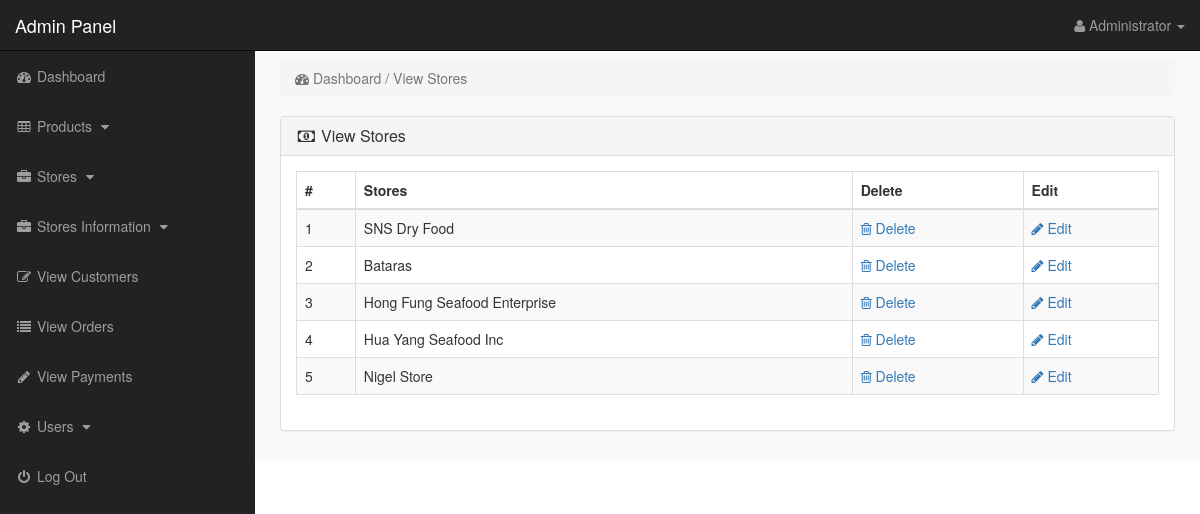
The app's page /admin_area/index.php?view_manufacturers (signed in) with its own data.
### tables this page shows
CREATE TABLE `manufacturers` (
  `manufacturer_id` int(10) NOT NULL,
  `manufacturer_title` text NOT NULL,
  `manufacturer_top` text NOT NULL,
  `manufacturer_image` text NOT NULL
);

### admin_area/view_manufacturers.php (the view)
<?php
if(!isset($_SESSION['admin_email'])){
echo "<script>window.open('login.php','_self')</script>";
}
else {
?>
<div class="row">
<div class="col-lg-12">
<ol class="breadcrumb">
<li class="active">
<i class="fa fa-dashboard"></i> Dashboard / View Stores
</li>
</ol>
</div>
</div>
<div class="row">
<div class="col-lg-12">
<div class="panel panel-default">
<div class="panel-heading">
<h3 class="panel-title">
<i class="fa fa-money fa-fw"></i> View Stores
</h3>
</div>
<div class="panel-body">
<div class="table-responsive">
<table class="table table-bordered table-hover table-striped">
<thead>
<tr>
<th>#</th>
<th>Stores</th>
<th>Delete</th>
<th>Edit</th>
</tr>
</thead>
<tbody>
<?php
$i = 0;
$get_manufacturers = "select * from manufacturers";
$run_manufacturers = mysqli_query($con,$get_manufacturers);
while($row_manufacturers = mysqli_fetch_array($run_manufacturers)){
$manufacturer_id = $row_manufacturers['manufacturer_id'];
$manufacturer_title = $row_manufacturers['manufacturer_title'];
$i++;
?>
<tr>
<td><?php echo $i; ?></td>
<td><?php echo $manufacturer_title; ?></td>
<td>
<a href="index.php?delete_manufacturer=<?php echo $manufacturer_id; ?>">
<i class="fa fa-trash-o"></i> Delete
</a>
</td>
<td>
<a href="index.php?edit_manufacturer=<?php echo $manufacturer_id; ?>">
<i class="fa fa-pencil"></i> Edit
</a>
</td>
</tr>
<?php } ?>
</tbody>
</table>
</div>
</div>
</div>
</div>
</div>
<?php } ?>

### admin_area/includes/sidebar.php (shortened to what this page needs)
<?php
if(!isset($_SESSION['admin_email'])){
echo "<script>window.open('login.php','_self')</script>";
}
else {
?>
<nav class="navbar navbar-inverse navbar-fixed-top" >
<div class="navbar-header" >
<a class="navbar-brand" href="index.php?dashboard" >Admin Panel</a>
</div>
<ul class="nav navbar-right top-nav" >
<li class="dropdown" >
<a href="#" class="dropdown-toggle" data-toggle="dropdown" >
<i class="fa fa-user" ></i>
<?php echo $admin_name; ?> <b class="caret" ></b>
</a>
</li>
</ul>
<div class="collapse navbar-collapse navbar-ex1-collapse">
<ul class="nav navbar-nav side-nav">
<li>
<a href="index.php?dashboard">
<i class="fa fa-fw fa-dashboard"></i> Dashboard
</a>
</li>
<li>
<a href="#" data-toggle="collapse" data-target="#products">
<i class="fa fa-fw fa-table"></i> Products
<i class="fa fa-fw fa-caret-down"></i>
</a>
</li>
<li>
<a href="#" data-toggle="collapse" data-target="#manufacturers">
<i class="fa fa-fw fa-briefcase"></i> Stores
<i class="fa fa-fw fa-caret-down"></i>
</a>
</li>
<li>
<a href="#" data-toggle="collapse" data-target="#store">
<i class="fa fa-fw fa-briefcase"></i> Stores Information
<i class="fa fa-fw fa-caret-down"></i>
</a>
</li>
<li>
<a href="index.php?view_customers">
<i class="fa fa-fw fa-edit"></i> View Customers
</a>
</li>
<li>
<a href="index.php?view_orders">
<i class="fa fa-fw fa-list"></i> View Orders
</a>
</li>
<li>
<a href="index.php?view_payments">
<i class="fa fa-fw fa-pencil"></i> View Payments
</a>
</li>
<li>
<a href="#" data-toggle="collapse" data-target="#users">
<i class="fa fa-fw fa-gear"></i> Users
<i class="fa fa-fw fa-caret-down"></i>
</a>
</li>
<li>
<a href="logout.php">
<i class="fa fa-fw fa-power-off"></i> Log Out
</a>
</li>
</ul>
</div>
</nav>
<?php } ?>

### admin_area/css/style.css (style rules this page uses)
body { margin-top:100px; }
@media (min-width: 768px) { body { margin-top:50px; } }
.top-nav { padding:0 15px; }
.top-nav>li { display:inline-block; float:left; }
.top-nav>li>a { padding-top:15px; padding-bottom:15px; line-height:20px; color:#999; }
@media (min-width: 768px) { .side-nav { position:fixed; top:51px; width:255px; border-radius:0; overflow-y:auto; background-color: #222; bottom:0; overflow-x:hidden; padding-bottom:40px; } }
@media (min-width: 768px) { .side-nav>li>a { width:255px; } }
.panel-body { border-radius:5px; }

### records on screen
manufacturers: manufacturer_title "SNS Dry Food"
manufacturers: manufacturer_title "Bataras"
manufacturers: manufacturer_title "Hong Fung Seafood Enterprise"
manufacturers: manufacturer_title "Hua Yang Seafood Inc"
manufacturers: manufacturer_title "Nigel Store"

### other values on screen
$admin_name "Administrator"
